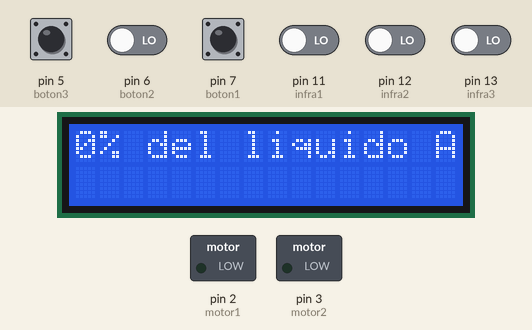
A sketch run on a simulated Arduino Uno, built with avr-gcc and run on an emulated ATmega328P. On the bench: 16×2 character LCD, switched loads named in the sketch (green lamp = pin HIGH). The inputs (shaded band) are chosen by the test bench; at power-on: pin 5 (boton3), pin 6 (boton2), pin 7 (boton1), pin 11 (infra1), pin 12 (infra2), pin 13 (infra3) LOW.

Above: at 3.2 s.
3.3 s: pin 5 (boton3) pulled HIGH for 0.25 s
At 3.8 s:
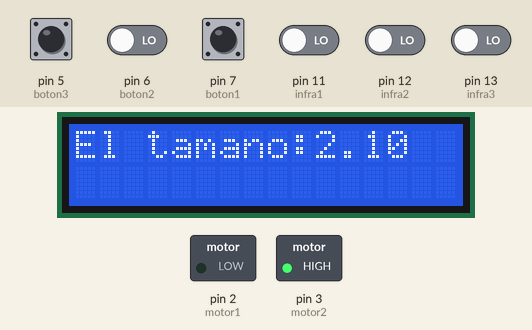
6.5 s: pin 5 (boton3) driven HIGH and pin 6 (boton2) driven HIGH
At 8.7 s:
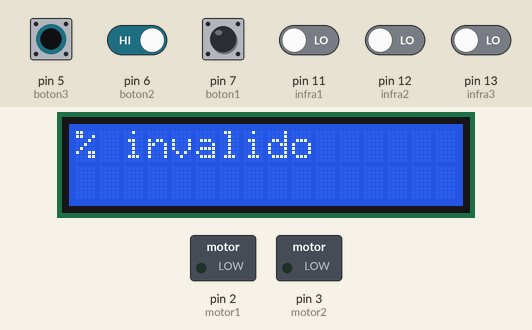
9.5 s: pin 7 (boton1) pulled HIGH for 1 s
At 11.48 s:
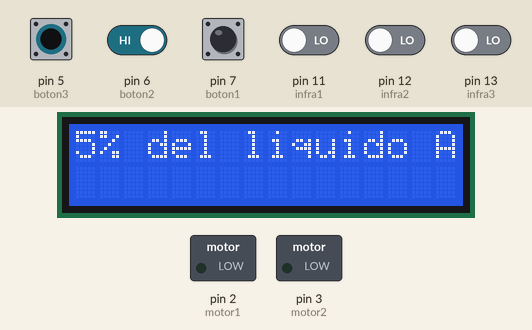
13.1 s: pin 6 (boton2) driven LOW
At 15.9 s:
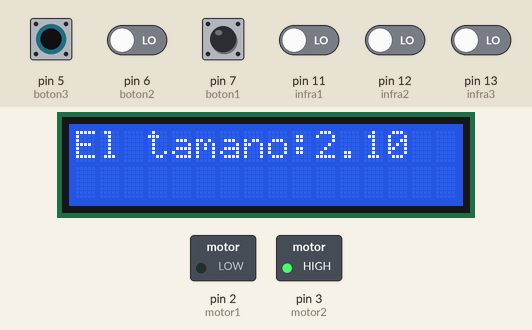
16.1 s: pin 11 (infra1) driven HIGH
19.1 s: pin 7 (boton1) pulled HIGH for 1 s
At 20.14 s:
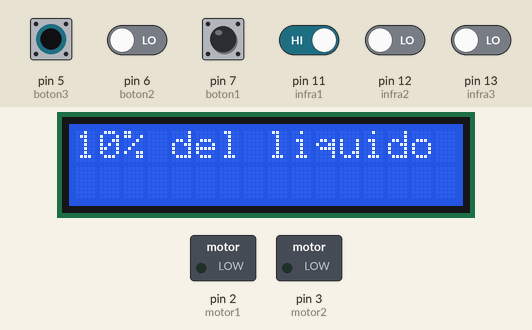
Timing chart, 0 to 22.1 s (numbered marks = the images above; inputs shaded):
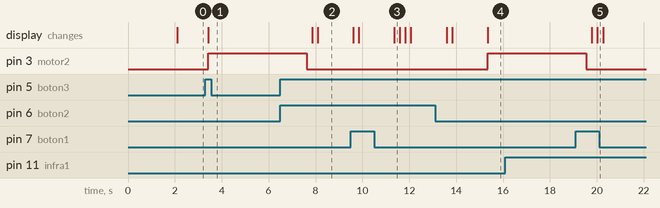

Measured:
- after the input at 3.3 s, pin 3 (motor2): LOW → HIGH after 0.12 s; the display: changes after 0.12 s (image 1)
- after the input at 6.5 s, the display: first changes after 1.4 s (image 2 shows a later state)
- after the input at 13.1 s, pin 3 (motor2): LOW → HIGH after 2.2 s; the display: first differs from a run without the input after 2.2 s (image 4)
- after the input at 16.1 s, every drawn part: stays the same
- after the input at 19.1 s, the display: first changes after 0.68 s (image 5 shows a later state)

The sketch:

DISPENSADOR_MECATRONICA_sinclaudio.ino
```cpp
#include <Wire.h>
#include <LiquidCrystal_I2C.h>

// Crear un objeto LCD. Cambia "0x27" si es necesario.
LiquidCrystal_I2C lcd(0x27, 16, 2);

int boton1=7;
int boton2=6;
int boton3=5;
int l1=LOW;
int l2=LOW;
int l3=LOW;
int porcen=0;
int motor1=2;
int motor2=3;
int tamvas;
int infra1=11;
int infra2=12;
int infra3=13;
float rcrm=1.5;
float rcrg=2.1;
void setup() {
  lcd.begin(16,2);
  lcd.backlight();
  lcd.setCursor(0, 0);
  lcd.print("Iniciando...");
  delay(2000);  // Espera 2 segundos antes de comenzar
  pinMode(boton1,INPUT);
  pinMode(boton2,INPUT);
  pinMode(boton3,INPUT);
  pinMode(infra1,INPUT);
  pinMode(infra2,INPUT);
  pinMode(infra3,INPUT);
  pinMode(motor1,OUTPUT);
  pinMode(motor2,OUTPUT);
}

void loop() {
  l1=digitalRead(boton1);
  l2=digitalRead(boton2);
  l3=digitalRead(boton3);
  lcd.clear();
  lcd.setCursor(0,0);
  lcd.print(porcen);
  lcd.print("% del liquido A");
  if(porcen<0){
    lcd.clear();
    lcd.setCursor(0,0);
    lcd.print("% invalido");
    porcen=0;
    delay(1500);
  }
  else if(porcen>100){
    lcd.clear();
    lcd.setCursor(0,0);
    lcd.print("% invalido");
    porcen=100;
    delay(1500);
  }
  if(l1==HIGH){
    porcen=porcen+5;
    lcd.clear();
    lcd.setCursor(0,0);
    lcd.print(porcen);
    lcd.print("% del liquido A");
  }
  else if(l2==HIGH){
    porcen=porcen-5;
    lcd.clear();
    lcd.setCursor(0,0);
    lcd.print(porcen);
    lcd.print("% del liquido A");
  }
  else if(l3==HIGH){

    float tiempoa=20*porcen;
    float tiempob=2000-tiempoa;
    int sensor1=digitalRead(infra1);
    int sensor2=digitalRead(infra2);
    int sensor3=digitalRead(infra3);
    float rela=vaso(sensor1,sensor2,sensor3);
    lcd.clear();
    lcd.setCursor(0,0);
    lcd.print("El tamano:");
    lcd.print(rela);
    tiempoa=rela*tiempoa;
    tiempob=rela*tiempob;
    if (rela==0){
      lcd.clear();
      lcd.setCursor(0,0);
      lcd.print("no hay vaso");
      delay(2000);
    }
    else{
      digitalWrite(motor1,HIGH);
      delay(tiempoa);
      digitalWrite(motor1,LOW);
      digitalWrite(motor2,HIGH);
      delay(tiempob);
      digitalWrite(motor2,LOW);
    }


  }
  delay(200);
}
float vaso(int sensor1,int sensor2,int sensor3){
  float rela=0;
  if(sensor1==LOW && sensor2==LOW && sensor3==LOW){
    rela=rcrg;
  }
  else if(sensor1==LOW && sensor2==LOW && sensor3==HIGH){
    rela=rcrm;
  }
  else if(sensor1==LOW && sensor2==HIGH && sensor3==HIGH){
    rela=1;
  }
  else if(sensor1==HIGH && sensor2==HIGH && sensor3==HIGH){
    rela=0;

  }
  return rela;
}
```
